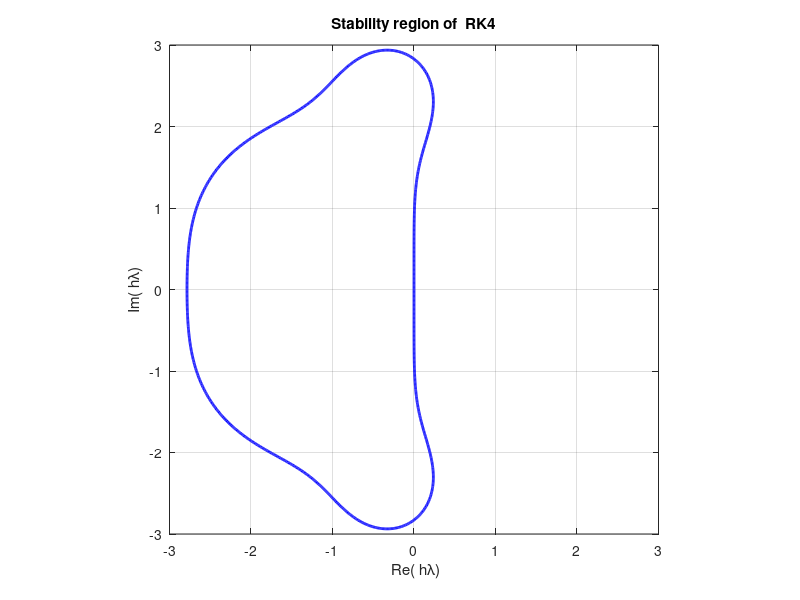

MATLAB code to generate this figure: (Note: this script raises an error after producing the figure.)
%  stability regions of the Runge - Kutta method
% Z = x +1i *y , .
clear all;

ZR = -3:0.01:3;   %Real
ZI = -3:0.01:3;     %Imaginary

[X , Y ] = meshgrid (ZR, ZI);   %Matrix
 
Z = X +1i * Y ;
 
%The Stabilty Region
R4 = abs(1 + Z + .5*Z.^2 + (1/6)*Z.^3 + (1/24)*Z.^4);

% The command contour is used to plot the line curve
contour(X ,Y , R4 ,[1 ,1] , "b" , "linewidth" ,2);

title( 'Stability region of  RK4')
xlabel( ' Re( h\lambda)')
ylabel( 'Im( h\lambda)')
axis square , grid on
xline(0); yline(0);





